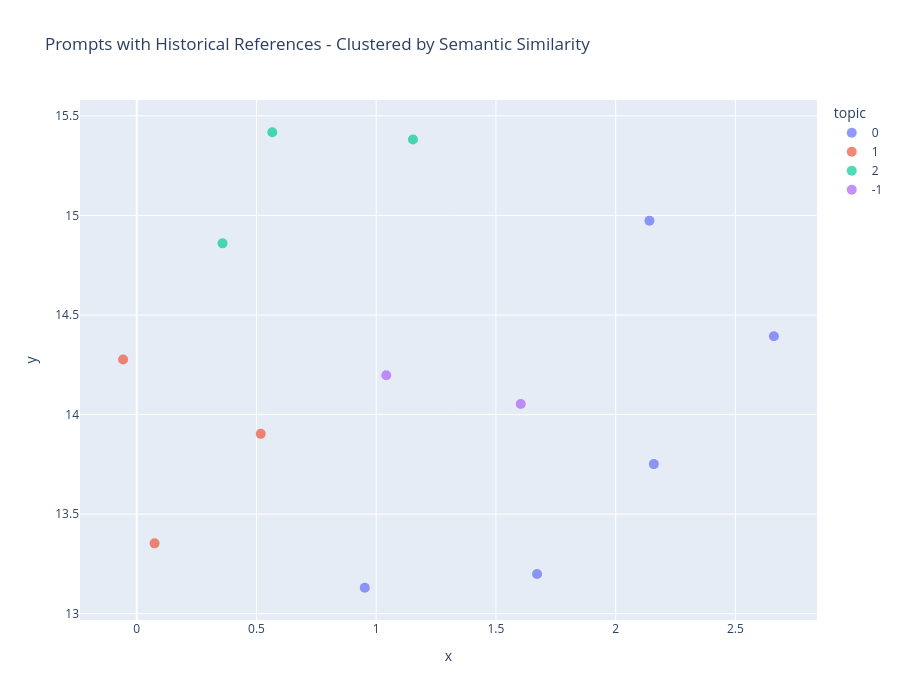

The code cell stored with this chart in its notebook:
### Code cell
# Document visualization - 2D scatter plot of prompts colored by topic
# Get embeddings for visualization
embeddings = embedding_model.encode(historical_prompts)

# Reduce to 2D with UMAP (same as BERTopic uses internally)
from umap import UMAP
umap_model = UMAP(n_components=2, random_state=42, n_neighbors=15, min_dist=0.1)
embeddings_2d = umap_model.fit_transform(embeddings)

# Create dataframe for visualization
viz_df = pd.DataFrame({
    'x': embeddings_2d[:, 0],
    'y': embeddings_2d[:, 1],
    'topic': [str(t) for t in topics],
    'prompt': [p[:100] + '...' if len(p) > 100 else p for p in historical_prompts]
})

# Interactive scatter plot
fig = px.scatter(
    viz_df, x='x', y='y', color='topic',
    hover_data=['prompt'],
    title='Prompts with Historical References - Clustered by Semantic Similarity',
    width=900, height=700
)
fig.update_traces(marker=dict(size=10, opacity=0.7))
fig.show()

# Save as HTML
fig.write_html("data/results_mlx/prompts_clusters.html")
print("Saved: data/results_mlx/prompts_clusters.html")

### Figure 1 — Plotly figure (JSON) as saved in the notebook; plotly's stock layout.template omitted (floating-point values rounded to 4 significant figures)
{"data": [{"customdata": [["filmic extreme wide shot dutch angle movie still 4k UHD 35mm film color photograph of a science lab ..."], ["PORTRAIT Painting of a blond male Venus Apollo. LONG CURLY blond hair. Sharp angular face high cheek..."], ["a picture of an ancient Ethiopian church painting of the devil, wall mural"], ["film still, extreme far view, emma watson vietnam door gunner, film still from apocalypse now ( 1 9 ..."], ["kodak portra 4 0 0, 8 k, wide flashlight shot of a highly detailed, britt marling style, award winni..."]], "hovertemplate": "topic=0<br>x=%{x}<br>y=%{y}<br>prompt=%{customdata[0]}<extra></extra>", "legendgroup": "0", "marker": {"color": "#636efa", "opacity": 0.7, "size": 10, "symbol": "circle"}, "mode": "markers", "name": "0", "orientation": "v", "showlegend": true, "type": "scatter", "x": [2.661, 0.9523, 1.672, 2.141, 2.159], "xaxis": "x", "y": [14.39, 13.13, 13.2, 14.97, 13.75], "yaxis": "y"}, {"customdata": [["Goth girl by Mario Testino, oil painting by Lawrence Alma-Tadema, masterpiece"], ["raspberries in a forest by Vincent van Gogh"], ["clothes concept art, very coherent and colorful high contrast masterpiece by norman rockwell franz s..."]], "hovertemplate": "topic=1<br>x=%{x}<br>y=%{y}<br>prompt=%{customdata[0]}<extra></extra>", "legendgroup": "1", "marker": {"color": "#EF553B", "opacity": 0.7, "size": 10, "symbol": "circle"}, "mode": "markers", "name": "1", "orientation": "v", "showlegend": true, "type": "scatter", "x": [-0.05696, 0.07444, 0.5178], "xaxis": "x", "y": [14.28, 13.35, 13.9], "yaxis": "y"}, {"customdata": [["school girl reading a book, school uniform, seifuku, pleated miniskirt, overknee socks, battle angel..."], ["japanese cat geisha portrait, ukiyo-e, by by Kuniyoshi"], ["old vladimir putin as tanos from avengers infinity war marvel comic book"]], "hovertemplate": "topic=2<br>x=%{x}<br>y=%{y}<br>prompt=%{customdata[0]}<extra></extra>", "legendgroup": "2", "marker": {"color": "#00cc96", "opacity": 0.7, "size": 10, "symbol": "circle"}, "mode": "markers", "name": "2", "orientation": "v", "showlegend": true, "type": "scatter", "x": [0.5659, 0.3582, 1.153], "xaxis": "x", "y": [15.42, 14.86, 15.38], "yaxis": "y"}, {"customdata": [["oil painting renaissance fortune teller with tarot cards in the style of Guido Reni"], ["the text kaper mihotep in egyptian style ornamented letters painted by alphonse mucha"]], "hovertemplate": "topic=-1<br>x=%{x}<br>y=%{y}<br>prompt=%{customdata[0]}<extra></extra>", "legendgroup": "-1", "marker": {"color": "#ab63fa", "opacity": 0.7, "size": 10, "symbol": "circle"}, "mode": "markers", "name": "-1", "orientation": "v", "showlegend": true, "type": "scatter", "x": [1.042, 1.604], "xaxis": "x", "y": [14.2, 14.05], "yaxis": "y"}], "layout": {"height": 700, "legend": {"title": {"text": "topic"}, "tracegroupgap": 0}, "title": {"text": "Prompts with Historical References - Clustered by Semantic Similarity"}, "width": 900, "xaxis": {"anchor": "y", "domain": [0, 1], "title": {"text": "x"}}, "yaxis": {"anchor": "x", "domain": [0, 1], "title": {"text": "y"}}}}
